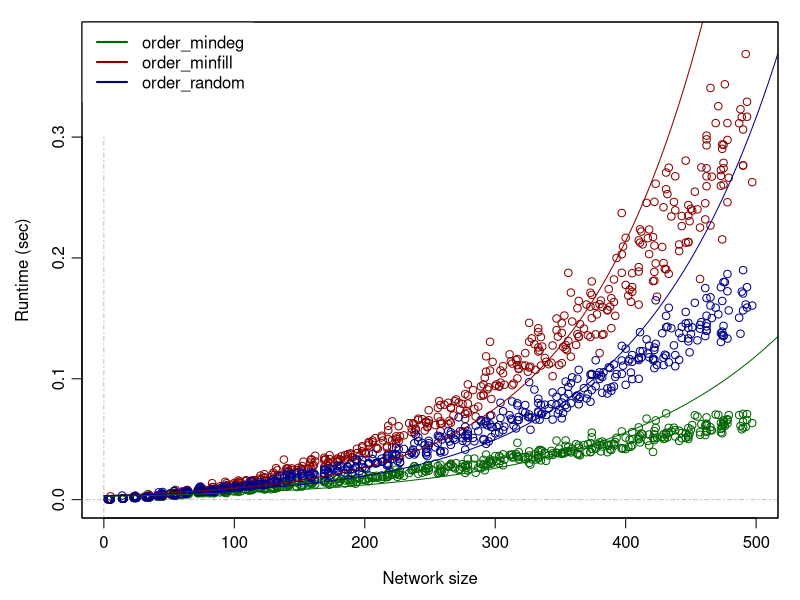
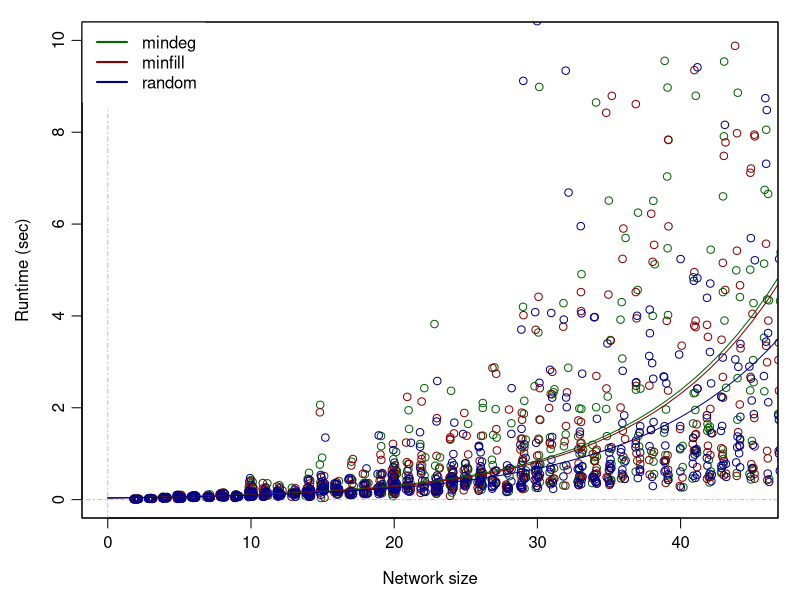
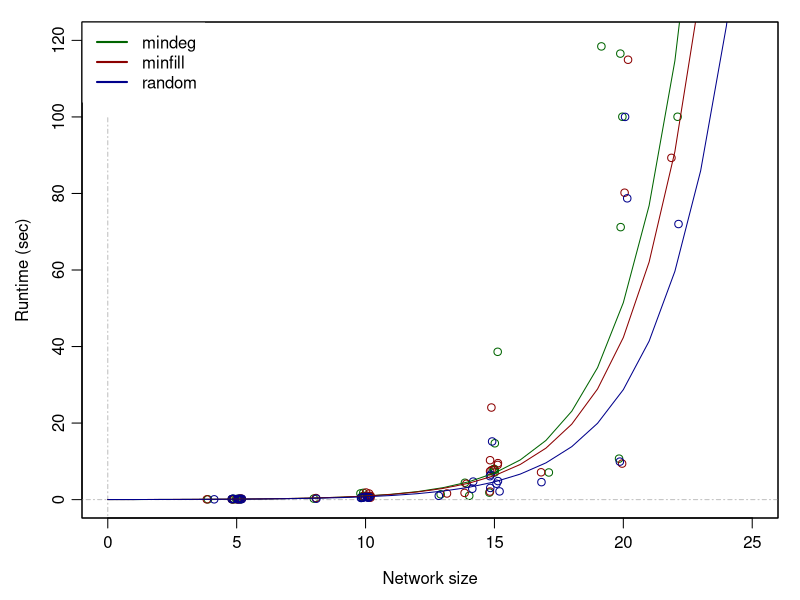
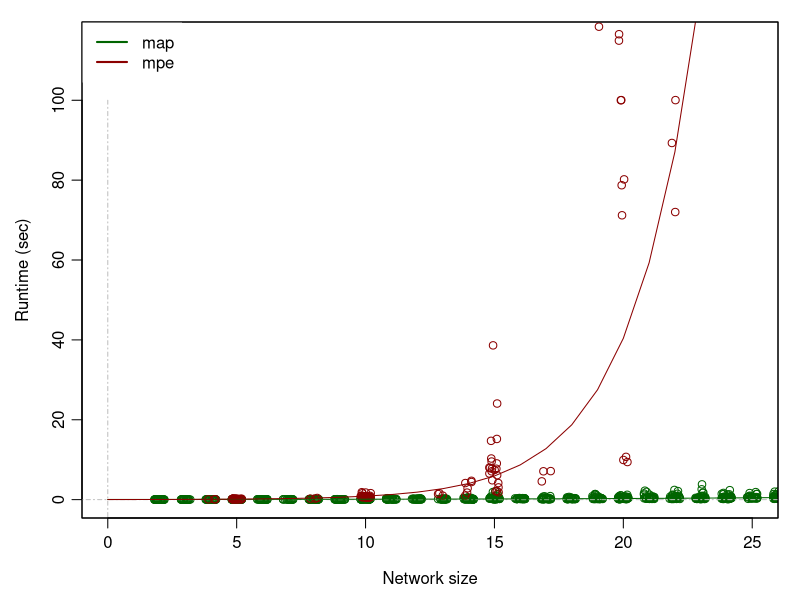

Here is the R script that generated these plots, in order:
#### Probabilistic Graphical Models
##
## Knowledge Representation
##
## Plots and Statistical Analysis of Experiments 
##
##
## Input: all *.csv and *.txt files in Experiments
## Output:
##
##
## last mod: 20.12.21

# working directory
# setwd("C:/Users/oleh/Documents/Uni/13_Semester/Knowledge_Representation/Assignment_2/KR21_project2/")



####### Input Data #################

f.names <- dir(pattern = ".csv")



## Asusuming all exponential models with increasing network size


### heuristics of ordering

dat <- read.table("ordering_results.csv", header = TRUE, dec = ".", sep = ",")
# View(dat)

dat <- dat[,c("nodes", "experiment", "runtime")]
dat$experiment <- factor(dat$experiment)

heu <- levels(dat$experiment)
cols <- c("darkgreen", "darkred", "darkblue")

## analysis:

# ancova:
m1 <- lm(log(runtime) ~ nodes, data = dat)
summary(m1)
m2 <- lm(log(runtime) ~ nodes + experiment, data = dat)
summary(m2)
m3 <- lm(log(runtime) ~ nodes*experiment, data = dat)
summary(m3)

anova(m1,m2,m3)

# Ancova allows for different slopes, all three heuristics differ significantly (p < .001)
# with respect to slope and intercept
# has to be mentioned: whereas mindeg seems linear, order random and order minfill seems to
# increase quadratic / exponentially.


lm_coef <- coef(m3)

## plot
pdf("plots/heuristics.pdf", width = 10, height = 6, pointsize = 10)
par(mgp = c(2.5, 0.7, 0), mar = c(4, 4, 1, 1) + 0.1)
plot(runtime ~ nodes, data = dat[dat$experiment == heu[1],], type = "p", col = cols[1],
     ylab = "Runtime (sec)", xlab = "Network size", ylim = c(0,0.38))
abline(h = 0, col = "grey", lty = "dotdash")
segments(0, -1, 0, 0.3, lty = "dotdash", col = "grey")
points(runtime ~ nodes, data = dat[dat$experiment == heu[2],], type = "p", col = cols[2])
points(runtime ~ nodes, data = dat[dat$experiment == heu[3],], type = "p", col = cols[3])
lines(c(0:600), exp(lm_coef[1])*exp(lm_coef[2]*c(0:600)), col = cols[1])
lines(c(0:600), exp(lm_coef[1] + lm_coef[3])*exp((lm_coef[2] + lm_coef[5])*c(0:600)), col = cols[2])
lines(c(0:600), exp(lm_coef[1] + lm_coef[4])*exp((lm_coef[2] + lm_coef[6])*c(0:600)), col = cols[3])
#abline(lm(runtime ~ nodes, data = dat[dat$experiment == heu[1],]), col = cols[1])
#abline(lm(runtime ~ nodes, data = dat[dat$experiment == heu[2],]), col = cols[2])
#abline(lm(runtime ~ nodes, data = dat[dat$experiment == heu[3],]), col = cols[3])
legend("topleft", legend = heu, col = cols, 
       lty = 1, cex=1, lwd = 2, box.col = "white")
box()
dev.off()





### MAP / MPE

dat <- read.table("map_mpe_results.csv", header = TRUE, dec = ".", sep = ",")
# View(dat)

dat$task <- factor(substr(dat$experiment, 0, 3))
dat$heu <- factor(substr(dat$experiment, 5, 13))

table(dat$task)
table(dat$heu)

xtabs(~ task + heu, dat)
#               heu
# task  mindeg minfill random
# map     50      50     50
# mpe     37      35     35

task <- levels(dat$task)
heu <- levels(dat$heu)
cols <- c("darkgreen", "darkred", "darkblue")


### MAP


## analysis
m1 <- lm(log(runtime) ~ nodes, dat = dat[dat$task == task[1],])
# summary(m1)
m2 <- lm(log(runtime) ~ nodes + heu, dat = dat[dat$task == task[1],])
# summary(m2)
m3 <- lm(log(runtime) ~ nodes * heu, dat = dat[dat$task == task[1],])
# summary(m3)

anova(m1,m2,m3)
# Whereas the first model shows a significant impact of the network size on the runtime
# (t(1) = 7.72, p < .001), neither a model that allows for an additional effect of the heuristics
# (F(2,146) = 0.47, p = .625) nor a model that allows for an additional effect and an 
# interaction of the heuristic with the slope (F(2, 144) = 0.27, p = 0.766) can explain 
# significantly more variance. 


lm_coef <- coef(m3)

## plots for MAP und MPE, splitted?
## plot
pdf("plots/MAP.pdf", width = 10, height = 6, pointsize = 10)
par(mgp = c(2.5, 0.7, 0), mar = c(4, 4, 1, 1) + 0.1)
plot(runtime ~ jitter(nodes), data = dat[dat$task == task[1] & dat$heu == heu[1],], type = "p", col = cols[1],
     ylab = "Runtime (sec)", xlab = "Network size", ylim = c(0,10), xlim = c(0,45))
abline(h = 0, col = "grey", lty = "dotdash")
segments(0, -10, 0, 8.5, lty = "dotdash", col = "grey")
points(runtime ~ jitter(nodes), data = dat[dat$task == task[1] & dat$heu == heu[2],], type = "p", col = cols[2])
points(runtime ~ jitter(nodes), data = dat[dat$task == task[1] & dat$heu == heu[3],], type = "p", col = cols[3])
#abline(lm(runtime ~ nodes, data = dat[dat$task == task[1] & dat$heu == heu[1],]), col = cols[1])
#abline(lm(runtime ~ nodes, data = dat[dat$task == task[1] & dat$heu == heu[2],]), col = cols[2])
#abline(lm(runtime ~ nodes, data = dat[dat$task == task[1] & dat$heu == heu[3],]), col = cols[3])
lines(c(0:50), exp(lm_coef[1])*exp(lm_coef[2]*c(0:50)), col = cols[1])
lines(c(0:50), exp(lm_coef[1] + lm_coef[3])*exp((lm_coef[2] + lm_coef[5])*c(0:50)), col = cols[2])
lines(c(0:50), exp(lm_coef[1] + lm_coef[4])*exp((lm_coef[2] + lm_coef[6])*c(0:50)), col = cols[3])
legend("topleft", legend = heu, col = cols, 
       lty = 1, cex=1, lwd = 2, box.col = "white")
box()
dev.off()




### MPE

## analysis
m1 <- lm(log(runtime) ~ nodes, dat = dat[dat$task == task[2],])
# summary(m1)
m2 <- lm(log(runtime) ~ nodes + heu, dat = dat[dat$task == task[2],])
# summary(m2)
m3 <- lm(log(runtime) ~ nodes * heu, dat = dat[dat$task == task[2],])
# summary(m3)

anova(m1,m2,m3)
# Whereas the first model shows a significant impact of the network size on the runtime
# (t(1) = 7.72, p < .001), neither a model that allows for an additional effect of the heuristics
# (F(2,146) = 0.47, p = .625) nor a model that allows for an additional effect and an 
# interaction of the heuristic with the slope (F(2, 144) = 0.27, p = 0.766) can explain 
# significantly more variance. 

lm_coef <- coef(m3)


## plot
pdf("plots/MPE.pdf", width = 10, height = 6, pointsize = 10)
par(mgp = c(2.5, 0.7, 0), mar = c(4, 4, 1, 1) + 0.1)
plot(runtime ~ jitter(nodes), data = dat[dat$task == task[2] & dat$heu == heu[1],], type = "p", col = cols[1],
     ylab = "Runtime (sec)", xlab = "Network size", ylim = c(0,120), xlim = c(0, 25))
abline(h = 0, col = "grey", lty = "dotdash")
segments(0, -100, 0, 100, lty = "dotdash", col = "grey")
points(runtime ~ jitter(nodes), data = dat[dat$task == task[2] & dat$heu == heu[2],], type = "p", col = cols[2])
points(runtime ~ jitter(nodes), data = dat[dat$task == task[2] & dat$heu == heu[3],], type = "p", col = cols[3])
lines(c(0:30), exp(lm_coef[1])*exp(lm_coef[2]*c(0:30)), col = cols[1])
lines(c(0:30), exp(lm_coef[1] + lm_coef[3])*exp((lm_coef[2] + lm_coef[5])*c(0:30)), col = cols[2])
lines(c(0:30), exp(lm_coef[1] + lm_coef[4])*exp((lm_coef[2] + lm_coef[6])*c(0:30)), col = cols[3])
legend("topleft", legend = heu, col = cols, 
       lty = 1, cex=1, lwd = 2, box.col = "white")
box()
dev.off()






## analysis: comparing MAP and MPE

## analysis
m1 <- lm(log(runtime) ~ nodes, dat = dat)
# summary(m1)
m2 <- lm(log(runtime) ~ nodes + task, dat = dat)
# summary(m2)
m3 <- lm(log(runtime) ~ nodes * task, dat = dat)
# summary(m3)

anova(m1,m2,m3)

lm_coef <- coef(m3)

pdf("plots/MAP_MPE.pdf", width = 10, height = 6, pointsize = 10)
par(mgp = c(2.5, 0.7, 0), mar = c(4, 4, 1, 1) + 0.1)
plot(runtime ~ jitter(nodes), data = dat[dat$task == task[1],], type = "p", col = cols[1],
     ylab = "Runtime (sec)", xlab = "Network size", ylim = c(0,115), xlim = c(0, 25))
abline(h = 0, col = "grey", lty = "dotdash")
segments(0, -100, 0, 100, lty = "dotdash", col = "grey")
points(runtime ~ jitter(nodes), data = dat[dat$task == task[2],], type = "p", col = cols[2])
lines(c(0:30), exp(lm_coef[1])*exp(lm_coef[2]*c(0:30)), col = cols[1])
lines(c(0:30), exp(lm_coef[1] + lm_coef[3])*exp((lm_coef[2] + lm_coef[4])*c(0:30)), col = cols[2])
legend("topleft", legend = task, col = cols, 
       cex=1, lwd = 2, box.col = "white")
box()
dev.off()



### exploratory analysis of several metrics

## multiple (exponential) regression

# not checked for multicollinearity (which quite sure exists tho)

m1 <- lm(log(runtime) ~ nodes * task + roots + leaves + mean_edges, dat = dat)
summary(m1)

